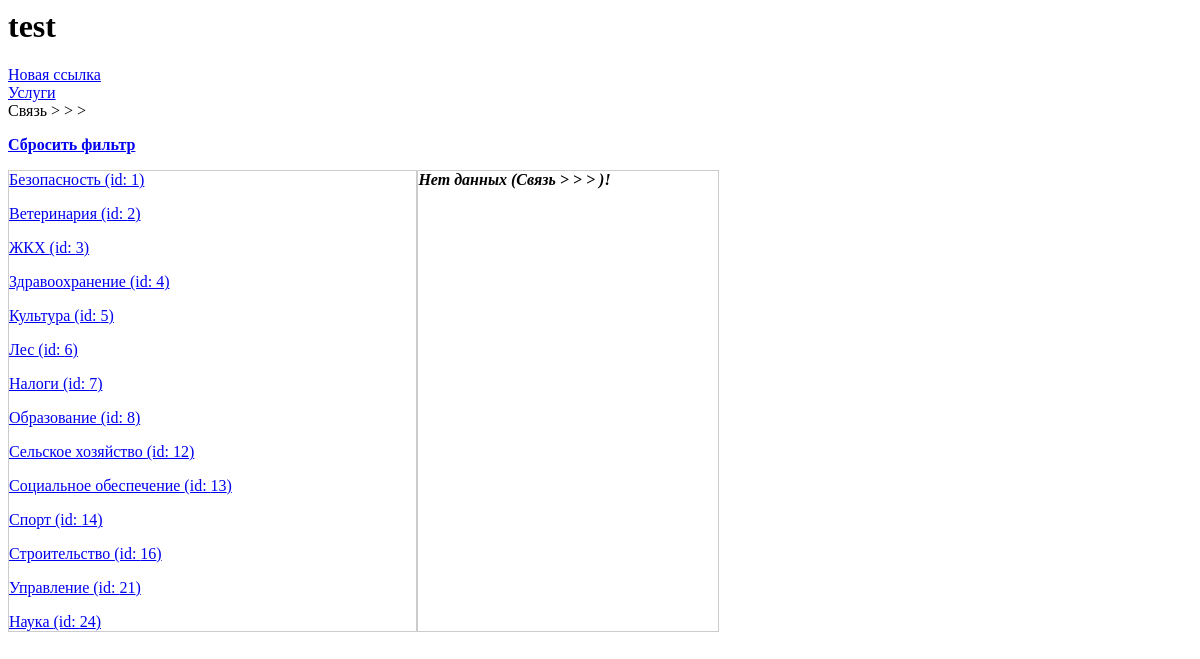
The page /11/0/0/0/ on the database as committed earlier.
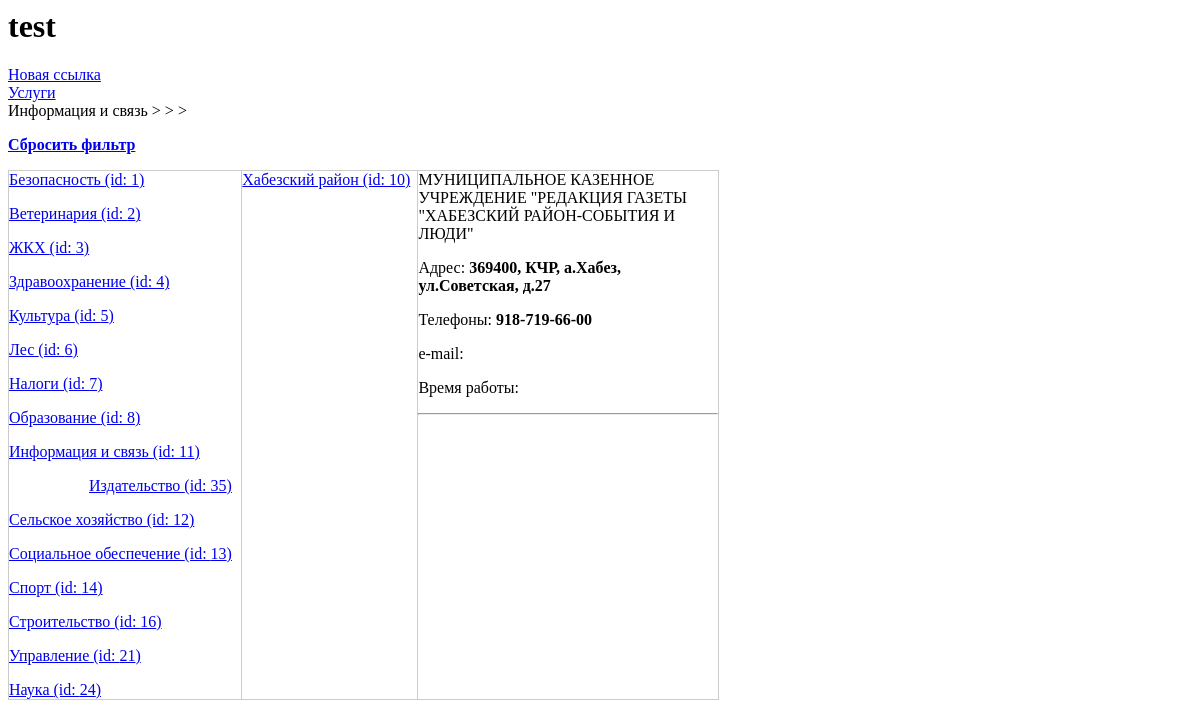
The same page on the database as committed later.
### rep_test_00/models.py (models this page shows, shortened)
class Otrasl(models.Model):
	name = models.CharField(max_length=50, verbose_name='Наименование')
	def __str__(self):
		return self.name
	class Meta:
		verbose_name_plural = 'Отрасли'
		verbose_name = 'Отрасль'

class PodOtrasl(models.Model):
	otrasl = models.ForeignKey(Otrasl, null=True, on_delete=models.PROTECT, verbose_name='Отрасль')
	name = models.CharField(max_length=50, verbose_name='Наименование')
	class Meta:
		verbose_name_plural = 'Подотрасли'
		verbose_name = 'Подотрасль'

class GorRayon(models.Model):
	region = models.ForeignKey(Regions, null=True, on_delete=models.PROTECT, verbose_name='Регион')
	name = models.CharField(max_length=50, verbose_name='Наименование')
	class Meta:
		verbose_name_plural = 'Города и(или) Районы'
		verbose_name = 'Город и(или) Район'

class Org(models.Model):
	otrasl = models.ForeignKey(Otrasl, null=True, on_delete=models.PROTECT, verbose_name='Отрасль')
	pod_otrasl = ChainedForeignKey(
        PodOtrasl,
        chained_field='otrasl',
        chained_model_field='otrasl',
        show_all=False,
        auto_choose=True,
        null=True,
        verbose_name='Подотрасль')
	region = models.ForeignKey(Regions, null=True, on_delete=models.PROTECT, verbose_name='Регион')
	rayon = ChainedForeignKey(
        GorRayon,
        chained_field='region',
        chained_model_field='region',
        show_all=False,
        auto_choose=True,
        null=True,
        verbose_name='Район')
	nsp = ChainedForeignKey(
        Nsp,
        chained_field='rayon',
        chained_model_field='rayon',
        show_all=False,
        auto_choose=True,
        null=True,
        verbose_name='Населенный пункт')
	inn = models.CharField(max_length=12, null=True, blank=True, verbose_name='ИНН')
	name = models.CharField(max_length=300, verbose_name='Наименование')
	name_short = models.CharField(null=True, max_length=300, verbose_name='Сокращенное наименование')
	okved = models.CharField(null=True, blank=True, max_length=8, verbose_name='ОКВЭД')
	okved_name = models.CharField(null=True, blank=True, max_length=500, verbose_name='ОКВЭД наименование')
	class Meta:
		verbose_name_plural = 'Организации'
		verbose_name = 'Организация'

class orgContact(models.Model):
	org = models.ForeignKey(Org, null=True, on_delete=models.PROTECT, verbose_name='Организация')
	adres = models.CharField(null=True, blank=True, max_length=200, verbose_name='Адрес')
	telefone = models.CharField(null=True, blank=True, max_length=50, verbose_name='Телефоны')
	email = models.CharField(null=True, blank=True, max_length=50, verbose_name='e-mail')
	url = models.CharField(null=True, blank=True, max_length=50, verbose_name='Интрнет адрес')
	vremya = models.CharField(null=True, blank=True, max_length=50, verbose_name='Время работы')
	class Meta:
		verbose_name_plural = 'Контактная информация'
		verbose_name = 'Контактная информация'

### rep_test_00/views.py (the view)
# urls.py: path('<int:otrasl_id>/<int:podotrasl_id>/<int:rayon_id>/<int:nsp_id>/', by_otrasl),
def by_otrasl(request, otrasl_id, podotrasl_id, rayon_id, nsp_id):
	ME_OTRASL_ID = otrasl_id
	ME_PODOTRASL_ID = podotrasl_id
	ME_RAYON_ID = rayon_id
	ME_NSP_ID = nsp_id
	Rayons = GorRayon.objects.filter(org__rayon__gt=0).distinct()
	Nsps = Nsp.objects.filter(org__nsp__gt=0).distinct()
	Otrasls = Otrasl.objects.filter(org__otrasl__gt=0).distinct()
	PodOtrasls = PodOtrasl.objects.filter(org__pod_otrasl__gt=0).distinct()
	Orgs = Org.objects.all()
	t_otr, t_pod, t_ray, t_nsp = '', '', '', ''
	if ME_OTRASL_ID > 0:
		Orgs = Orgs.filter(otrasl=ME_OTRASL_ID)
		Rayons = Rayons.filter(org__otrasl=ME_OTRASL_ID)
		Nsps = Nsps.filter(org__otrasl=ME_OTRASL_ID)
		t_otr = Otrasl.objects.get(id=ME_OTRASL_ID)
	if ME_PODOTRASL_ID > 0:
		Orgs = Orgs.filter(pod_otrasl=ME_PODOTRASL_ID)
		Rayons = Rayons.filter(org__pod_otrasl=ME_PODOTRASL_ID)
		Nsps = Nsps.filter(org__pod_otrasl=ME_PODOTRASL_ID)
		t_pod = PodOtrasl.objects.get(id=ME_PODOTRASL_ID)
	if ME_RAYON_ID > 0:
		Orgs = Orgs.filter(rayon=ME_RAYON_ID)
		t_ray = GorRayon.objects.get(id=ME_RAYON_ID)
	if ME_NSP_ID > 0:
		Orgs = Orgs.filter(nsp=ME_NSP_ID)
		t_nsp = Nsp.objects.get(id=ME_NSP_ID)
	test = [t_otr, t_pod, t_ray, t_nsp]
	OrgContact = orgContact.objects.all()
	context = {'Rayons':Rayons, 'Nsps':Nsps, 'Otrasls':Otrasls, 'PodOtrasls':PodOtrasls, 'me_otr':ME_OTRASL_ID, 'me_podotr':ME_PODOTRASL_ID, 'me_ray': ME_RAYON_ID, 'me_nsp':ME_NSP_ID, 'Orgs':Orgs, 'test':test, 'OrgContact':OrgContact }
	return render(request, 'org_selector/index_1.html', context)

### rep_test_00/templates/org_selector/index_1.html (shortened to what this page needs)
{% load static %}
<html>
<head>
	<link rel="stylesheet" href="{% static 'org_selector/style.css'%}">
</head>
<body>
	<h1>test</h1>
	<div>
		<a href="/0/0/0/0/0/">Новая ссылка</a>
		<br>
		<a href="/uslugi/0/0/">Услуги</a>
	</div>
	<div>
		{{ test.0 }} > {{ test.1 }} > {{ test.2 }} > {{ test.3 }}
		<p><a href="/0/0/0/0/"><strong>Сбросить фильтр</strong></a></p>
	</div>
	<div class="d-table">
	<div class="d-tr">
	<div class="d-td">
	{% for otrasl in Otrasls %}
		<p><a href="/{{otrasl.id}}/0/{{me_ray}}/{{me_nsp}}/">{{ otrasl.name }} (id: {{ otrasl.id }})</a></p>
		{% if otrasl.id == me_otr %}
		<ol>
		{% for podotrasls in PodOtrasls %}
			{% if podotrasls.otrasl == otrasl %}
				<ul><a href="/{{otrasl.id}}/{{podotrasls.id}}/{{me_ray}}/{{me_nsp}}/">{{ podotrasls.name }} (id: {{ podotrasls.id }})</a></ul>
			{% endif %}
		{% endfor %}
		</ol>
		{% endif %}
	{% endfor %}
	</div>
	<div class="d-td">
	{% for rayon in Rayons %}
		<p><a href="/{{me_otr}}/{{me_podotr}}/{{rayon.id}}/0/">{{ rayon.name }} (id: {{ rayon.id }})</a></p>
	{% endfor %}
	</div>
	<div class="d-td basic">
		{% if Orgs.count > 0 %}
		{% for org in Orgs %}
			<p>{{ org.name }}</p>
			{% for org_cont in OrgContact %}
				{% if org == org_cont.org %}
					<p>Адрес: <strong>{{ org_cont.adres }}</strong></p>
					<p>Телефоны: <strong>{{ org_cont.telefone }}</strong></p>
					<p>e-mail: <strong>{{ org_cont.email }}</strong></p>
					<p>Время работы: <strong>{{ org_cont.vremya }}</strong></p>
				{% endif %}
			{% endfor %}
			<hr>
		{% endfor %}
		{% else %}
			<p><strong><em>Нет данных ({{ test.0 }} > {{ test.1 }} > {{ test.2 }} > {{ test.3 }})!</em></strong></p>
		{% endif %}
	</div>
	</div>
	</div>
</body>
</html>

Rows that differ between the two databases and show on the page:
now on one of the page's lists (row edited): Otrasl: name "Информация и связь", id "11"
changed Otrasl: name "Связь" → "Информация и связь"; name "Связь" → (not shown)
added PodOtrasl: name "Издательство", id "35", shown under Otrasl "Информация и связь"
now on this page (row unchanged): GorRayon: name "Хабезский район", id "10"
added Org: name "МУНИЦИПАЛЬНОЕ КАЗЕННОЕ УЧРЕЖДЕНИЕ \"РЕДАКЦИЯ ГАЗЕТЫ \"ХАБЕЗСКИЙ РАЙОН-СОБЫТИЯ И ЛЮДИ\""
added orgContact: adres "369400, КЧР, а.Хабез, ул.Советская, д.27", telefone "918-719-66-00"
Other text that changed with them:
text no longer shown: "Нет данных ( > > > )!"
